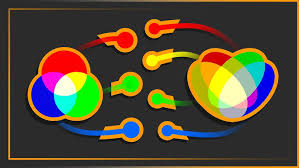
#> input picture img.png, 299 x 168 px
$ python text_skew.py
#> lines starting #> are read from the running program, lines starting #| are printed output that depends on the picture; after the words box and inside, x2 and y2 are one past the last pixel; in counts of white or black regions, pixels touching at a corner belong together; long printed decimals are rounded
import cv2
import numpy as np
from scipy import stats

def hough_transform(image, threshold):
    img_gray = cv2.cvtColor(image, cv2.COLOR_BGR2GRAY)
    edges = cv2.Canny(img_gray, 50, 150)
    lines = cv2.HoughLines(edges, 1, np.pi / 180, threshold)

    img_lines = image.copy()
    slopes = []

    if lines is not None:
        for line in lines:
            rho, theta = line[0]
            a = np.cos(theta)
            b = np.sin(theta)
            x0 = a * rho
            y0 = b * rho
            x1 = int(x0 + 1000 * (-b))
            y1 = int(y0 + 1000 * (a))
            x2 = int(x0 - 1000 * (-b))
            y2 = int(y0 - 1000 * (a))

            cv2.line(img_lines, (x1, y1), (x2, y2), (0, 255, 0), 2)

            if x2 != x1:
                slope = (y2 - y1) / (x2 - x1)
            else:
                slope = float('inf')

            slopes.append(slope)

    angles = [np.degrees(np.arctan(slope)) if slope != float('inf') else 90 for slope in slopes]

    angles = [angle if -90 <= angle <= 90 else (angle - 180 if angle > 90 else angle + 180) for angle in angles]

    mode_slope = None
    if slopes:
        mode_result = stats.mode(slopes)
        mode_slope = mode_result.mode

    return img_lines, slopes, angles, mode_slope


def rotate_image(image, angle):
    (h, w) = image.shape[:2]

    center = (w // 2, h // 2)

    M = cv2.getRotationMatrix2D(center, angle, 1.0)

    rotated = cv2.warpAffine(image, M, (w, h), flags=cv2.INTER_CUBIC)

    return rotated

img = cv2.imread('img.png')
#> img is the input picture: shape (168, 299, 3); mean B, G, R 51.8, 73, 81.5

new_img, slopes, angles, mode_slope = hough_transform(img, 100)
#> in hough_transform, `img_gray = cv2.cvtColor(image, cv2.COLOR_BGR2GRAY)`:
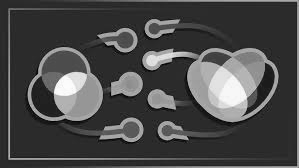
#> img_gray: shape (168, 299); min 1, max 254, mean 73.1
#> in hough_transform, `edges = cv2.Canny(img_gray, 50, 150)`:
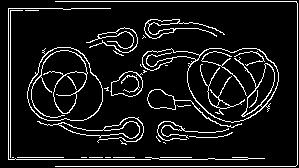
#> edges: shape (168, 299); 9.6% white in thin lines or dots
#> in hough_transform, `lines = cv2.HoughLines(edges, 1, np.pi / 180, threshold)`: lines = [[1, 1.57], [166, 1.57], [159, 1.57], [297, 0], [157, 1.57], [8, 0], [10, 0]]
#> the loop in hough_transform, `for line in lines:` made 7 passes
#> (rho, theta, a, b, x0, y0, x1, y1) on passes 2 to 7: (166, 1.57, -4.37e-08, 1, -7.26e-06, 166, -1000, 165), (159, 1.57, -4.37e-08, 1, -6.95e-06, 159, -1000, 158), (297, 0, 1, 0, 297, 0, 297, 1000), (157, 1.57, -4.37e-08, 1, -6.86e-06, 157, -1000, 156), (8, 0, 1, 0, 8, 0, 8, 1000), (10, 0, 1, 0, 10, 0, 10, 1000)
#> (rho, theta, b, x0, y0, x1, y1, x2) on pass 1: (1, 1.57, 1, -4.37e-08, 1, -1000, 0, 999)
#> after the loop in hough_transform, `for line in lines:`:
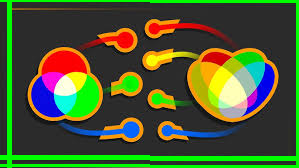
#> img_lines: shape (168, 299, 3); 8.76% of pixels changed, all inside (x1, y1, x2, y2) = (0, 0, 299, 168)
#> after the loop in hough_transform, `for line in lines:`: slopes = [0.0005, 0.0005, 0.0005, inf, 0.0005, inf, inf]
#> in hough_transform, `angles = [np.degrees(np.arctan(slope)) if slope != float('inf') else 9..`: angles = [0.0287, 0.0287, 0.0287, 90, 0.0287, 90, 90]
#> in hough_transform, `mode_result = stats.mode(slopes)`: mode_result = (0.0005, 4)
#> slopes = [0.0005, 0.0005, 0.0005, inf, 0.0005, inf, inf]; angles = [0.0287, 0.0287, 0.0287, 90, 0.0287, 90, 90]; mode_slope = 0.0005

print('Slopes of detected lines:', slopes)
#| Slopes of detected lines: [0.0005003, 0.0005003, 0.0005003, inf, 0.0005003, inf, inf]
print('Angles of detected lines (degrees):', angles)
#| Angles of detected lines (degrees): [0.02866, 0.02866, 0.02866, 90, 0.02866, 90, 90]
print('Mode of slopes:', mode_slope)
#| Mode of slopes: 0.0005003
mode_angle = np.degrees(np.arctan(mode_slope))
#> mode_angle = 0.0287
print(mode_angle)
#| 0.02866

rotated_img = rotate_image(img, mode_angle)
#> in rotate_image, `M = cv2.getRotationMatrix2D(center, angle, 1.0)`: M = [[1, 0.0005, -0.042], [-0.0005, 1, 0.0745]]

cv2.imshow('Detected Lines', rotated_img)
cv2.waitKey(0)
cv2.destroyAllWindows()

$ run again, with image.jpg saved as img.png
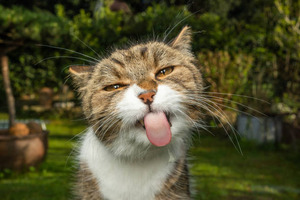
#> input picture image.jpg, 300 x 200 px
#> img is the input picture: shape (200, 300, 3); mean B, G, R 49, 80.8, 83.1
#> in hough_transform, `edges = cv2.Canny(img_gray, 50, 150)`:
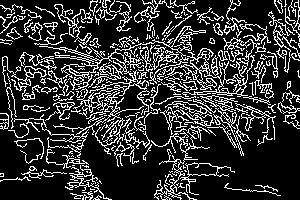
#> edges: shape (200, 300); 20.5% white in thin lines or dots
#> lines = 192 rows, first 8: [26, 1.9], [37, 1.76], [27, 1.88], [33, 1.82], [58, 1.73], [118, 1.26], [122, 1.26], [115, 1.26]
#> the loop in hough_transform, `for line in lines:` made 192 passes
#> (rho, theta, a, b, x0, y0, x1, y1) on passes 1 to 8: (26, 1.9, -0.326, 0.946, -8.46, 24.58, -953, -300), (37, 1.76, -0.191, 0.982, -7.06, 36.32, -988, -154), (27, 1.88, -0.309, 0.951, -8.34, 25.68, -959, -283), (33, 1.82, -0.242, 0.97, -7.98, 32.02, -978, -209), (58, 1.73, -0.156, 0.988, -9.07, 57.29, -996, -99), (118, 1.26, 0.309, 0.951, 36.46, 112.2, -914, 421), (122, 1.26, 0.309, 0.951, 37.7, 116, -913, 425), (115, 1.26, 0.309, 0.951, 35.54, 109.4, -915, 418)
#> (printed output is left out)
#> (printed output is left out)
#> in rotate_image, `rotated = cv2.warpAffine(image, M, (w, h), flags=cv2.INTER_CUBIC)`:
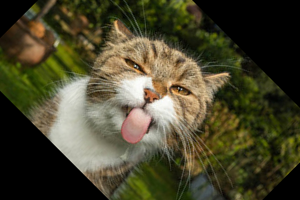
#> rotated: shape (200, 300, 3); mean B, G, R 45.3, 69.6, 73
